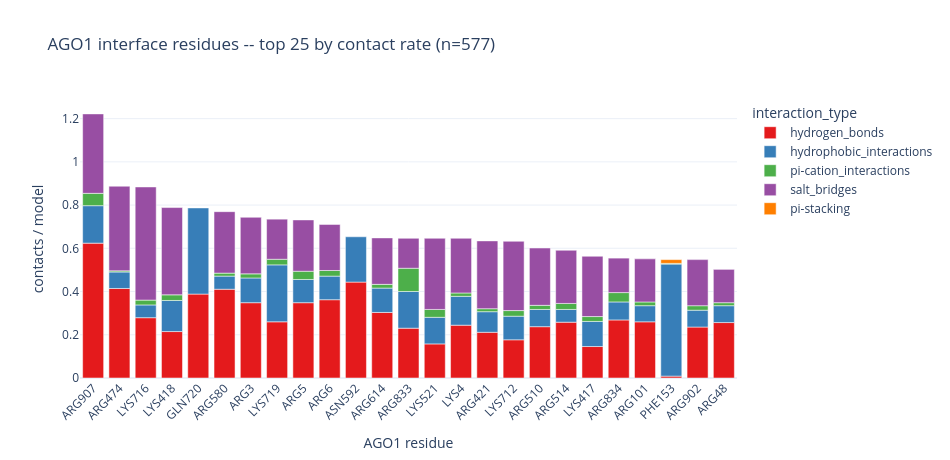
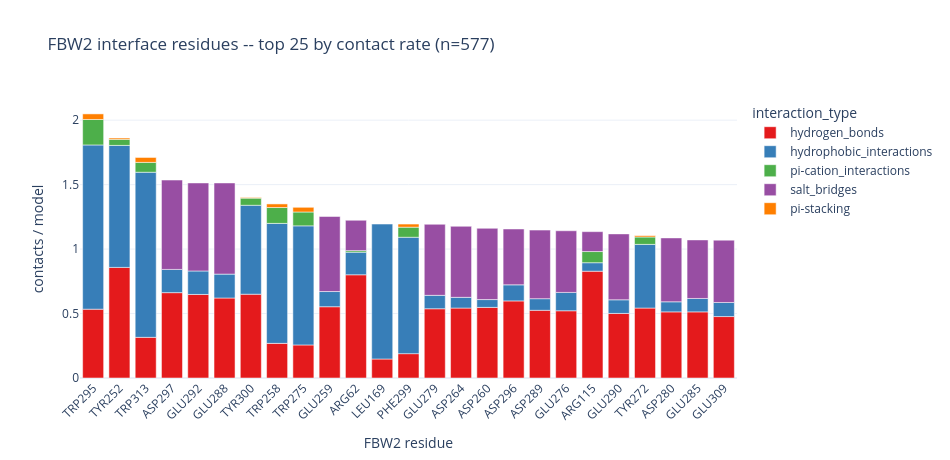

Notebook cell for these charts, in order:
### Markdown cell above
## Residue-level interface map

Single-residue resolution for the busiest AGO1 and partner residues, split by
interaction type, plus the 2-D AGO1-residue × partner-residue contact map —
the predicted interface footprint, pooled across surviving backends. Runs for
the first populated protein couple; edit `COUPLE_FOR_RESIDUE_MAP` to switch.

### Code cell
COUPLE_FOR_RESIDUE_MAP = 'B'   # a protein partner chain letter
TOP_N = 25
bc = df[df["reschain_lig"] == COUPLE_FOR_RESIDUE_MAP].copy()
n_norm = df.groupby(["cluster", "fname"]).ngroups
partner_name = LIGAND_CHAIN_NAMES.get(COUPLE_FOR_RESIDUE_MAP, "partner")

def residue_rate_bar(data, resnr_col, restype_col, chain_label, filename):
    if data.empty:
        print(f"{chain_label}: no rows -- skipping."); return pd.DataFrame({resnr_col: [], restype_col: []})
    per_res_total = (data.groupby([resnr_col, restype_col], observed=True).size()
                     .div(n_norm).rename("rate").reset_index()
                     .sort_values("rate", ascending=False).head(TOP_N))
    order = per_res_total[resnr_col].tolist()
    per_res_itype = (data.groupby([resnr_col, restype_col, "interaction_type"], observed=True).size()
                     .div(n_norm).rename("rate").reset_index())
    per_res_itype = per_res_itype[per_res_itype[resnr_col].isin(order)].copy()
    per_res_itype["label"] = (per_res_itype[restype_col].astype(str)
                              + per_res_itype[resnr_col].astype(int).astype(str))
    label_order = [f"{per_res_total.loc[per_res_total[resnr_col] == r, restype_col].iloc[0]}{int(r)}"
                   for r in order]
    fig = px.bar(per_res_itype, x="label", y="rate", color="interaction_type",
                 category_orders={"label": label_order}, color_discrete_sequence=ITYPE_PALETTE,
                 template=TEMPLATE, title=f"{chain_label} interface residues -- top {TOP_N} by contact rate (n={n_norm})")
    fig.update_layout(width=950, height=460, xaxis_title=f"{chain_label} residue",
                      yaxis_title="contacts / model", xaxis_tickangle=-45)
    save_fig(fig, filename, "residue_interface")
    return per_res_total

top_rec = residue_rate_bar(bc, "resnr", "restype", RECEPTOR_NAME, f"{RECEPTOR_NAME.lower()}_top_residues.html")
top_lig = residue_rate_bar(bc, "resnr_lig", "restype_lig", partner_name, f"{partner_name.lower()}_top_residues.html")
display(top_rec.reset_index(drop=True)); display(top_lig.reset_index(drop=True))

### Figure 1 — Plotly figure (JSON) as saved in the notebook; plotly's stock layout.template omitted (floating-point values rounded to 4 significant figures)
{"data": [{"hovertemplate": "interaction_type=hydrogen_bonds<br>label=%{x}<br>rate=%{y}<extra></extra>", "legendgroup": "hydrogen_bonds", "marker": {"color": "rgb(228,26,28)", "pattern": {"shape": ""}}, "name": "hydrogen_bonds", "orientation": "v", "showlegend": true, "textposition": "auto", "type": "bar", "x": ["ARG3", "LYS4", "ARG5", "ARG6", "ARG48", "ARG101", "PHE153", "LYS417", "LYS418", "ARG421", "ARG474", "ARG510", "ARG514", "LYS521", "ARG580", "ASN592", "ARG614", "LYS712", "LYS716", "LYS719", "GLN720", "ARG833", "ARG834", "ARG902", "ARG907"], "xaxis": "x", "y": [0.3484, 0.2444, 0.3484, 0.3622, 0.2565, 0.26, 0.008666, 0.1456, 0.2149, 0.2114, 0.4142, 0.2374, 0.2582, 0.1577, 0.4107, 0.4437, 0.3033, 0.1768, 0.279, 0.26, 0.3882, 0.2305, 0.2686, 0.2357, 0.6239], "yaxis": "y"}, {"hovertemplate": "interaction_type=hydrophobic_interactions<br>label=%{x}<br>rate=%{y}<extra></extra>", "legendgroup": "hydrophobic_interactions", "marker": {"color": "rgb(55,126,184)", "pattern": {"shape": ""}}, "name": "hydrophobic_interactions", "orientation": "v", "showlegend": true, "textposition": "auto", "type": "bar", "x": ["ARG3", "LYS4", "ARG5", "ARG6", "ARG48", "ARG101", "PHE153", "LYS417", "LYS418", "ARG421", "ARG474", "ARG510", "ARG514", "LYS521", "ARG580", "ASN592", "ARG614", "LYS712", "LYS716", "LYS719", "GLN720", "ARG833", "ARG834", "ARG902", "ARG907"], "xaxis": "x", "y": [0.1144, 0.1334, 0.1075, 0.1092, 0.07799, 0.07452, 0.5182, 0.1161, 0.1438, 0.09532, 0.07626, 0.07972, 0.05893, 0.1231, 0.06066, 0.2097, 0.1127, 0.1092, 0.05893, 0.2634, 0.3986, 0.1698, 0.08319, 0.07799, 0.1733], "yaxis": "y"}, {"hovertemplate": "interaction_type=pi-cation_interactions<br>label=%{x}<br>rate=%{y}<extra></extra>", "legendgroup": "pi-cation_interactions", "marker": {"color": "rgb(77,175,74)", "pattern": {"shape": ""}}, "name": "pi-cation_interactions", "orientation": "v", "showlegend": true, "textposition": "auto", "type": "bar", "x": ["ARG3", "LYS4", "ARG5", "ARG6", "ARG48", "ARG101", "PHE153", "LYS417", "LYS418", "ARG421", "ARG474", "ARG510", "ARG514", "LYS521", "ARG580", "ARG614", "LYS712", "LYS716", "LYS719", "ARG833", "ARG834", "ARG902", "ARG907"], "xaxis": "x", "y": [0.01906, 0.0156, 0.03813, 0.026, 0.01386, 0.01733, 0.003466, 0.02253, 0.026, 0.01386, 0.005199, 0.01906, 0.02773, 0.0364, 0.01386, 0.01733, 0.026, 0.02253, 0.026, 0.1075, 0.04333, 0.0208, 0.05719], "yaxis": "y"}, {"hovertemplate": "interaction_type=salt_bridges<br>label=%{x}<br>rate=%{y}<extra></extra>", "legendgroup": "salt_bridges", "marker": {"color": "rgb(152,78,163)", "pattern": {"shape": ""}}, "name": "salt_bridges", "orientation": "v", "showlegend": true, "textposition": "auto", "type": "bar", "x": ["ARG3", "LYS4", "ARG5", "ARG6", "ARG48", "ARG101", "LYS417", "LYS418", "ARG421", "ARG474", "ARG510", "ARG514", "LYS521", "ARG580", "ARG614", "LYS712", "LYS716", "LYS719", "ARG833", "ARG834", "ARG902", "ARG907"], "xaxis": "x", "y": [0.2617, 0.253, 0.2374, 0.2132, 0.1542, 0.1993, 0.279, 0.4038, 0.3137, 0.3917, 0.2652, 0.2461, 0.3293, 0.2842, 0.2149, 0.3206, 0.5234, 0.1854, 0.1386, 0.1594, 0.2132, 0.3674], "yaxis": "y"}, {"hovertemplate": "interaction_type=pi-stacking<br>label=%{x}<br>rate=%{y}<extra></extra>", "legendgroup": "pi-stacking", "marker": {"color": "rgb(255,127,0)", "pattern": {"shape": ""}}, "name": "pi-stacking", "orientation": "v", "showlegend": true, "textposition": "auto", "type": "bar", "x": ["PHE153"], "xaxis": "x", "y": [0.01733], "yaxis": "y"}], "layout": {"barmode": "relative", "height": 460, "legend": {"title": {"text": "interaction_type"}, "tracegroupgap": 0}, "title": {"text": "AGO1 interface residues -- top 25 by contact rate (n=577)"}, "width": 950, "xaxis": {"anchor": "y", "categoryarray": ["ARG907", "ARG474", "LYS716", "LYS418", "GLN720", "ARG580", "ARG3", "LYS719", "ARG5", "ARG6", "ASN592", "ARG614", "ARG833", "LYS521", "LYS4", "ARG421", "LYS712", "ARG510", "ARG514", "LYS417", "ARG834", "ARG101", "PHE153", "ARG902", "ARG48"], "categoryorder": "array", "domain": [0.0, 1.0], "tickangle": -45, "title": {"text": "AGO1 residue"}}, "yaxis": {"anchor": "x", "domain": [0.0, 1.0], "title": {"text": "contacts / model"}}}}

### Figure 2 — Plotly figure (JSON) as saved in the notebook; plotly's stock layout.template omitted (floating-point values rounded to 4 significant figures)
{"data": [{"hovertemplate": "interaction_type=hydrogen_bonds<br>label=%{x}<br>rate=%{y}<extra></extra>", "legendgroup": "hydrogen_bonds", "marker": {"color": "rgb(228,26,28)", "pattern": {"shape": ""}}, "name": "hydrogen_bonds", "orientation": "v", "showlegend": true, "textposition": "auto", "type": "bar", "x": ["ARG62", "ARG115", "LEU169", "TYR252", "TRP258", "GLU259", "ASP260", "ASP264", "TYR272", "TRP275", "GLU276", "GLU279", "ASP280", "GLU285", "GLU288", "ASP289", "GLU290", "GLU292", "TRP295", "ASP296", "ASP297", "PHE299", "TYR300", "GLU309", "TRP313"], "xaxis": "x", "y": [0.8007, 0.8284, 0.1473, 0.8579, 0.2686, 0.5529, 0.5477, 0.5425, 0.5425, 0.2565, 0.5217, 0.5373, 0.513, 0.513, 0.6205, 0.5251, 0.5009, 0.6482, 0.5338, 0.5979, 0.662, 0.1889, 0.6499, 0.4766, 0.3154], "yaxis": "y"}, {"hovertemplate": "interaction_type=hydrophobic_interactions<br>label=%{x}<br>rate=%{y}<extra></extra>", "legendgroup": "hydrophobic_interactions", "marker": {"color": "rgb(55,126,184)", "pattern": {"shape": ""}}, "name": "hydrophobic_interactions", "orientation": "v", "showlegend": true, "textposition": "auto", "type": "bar", "x": ["ARG62", "ARG115", "LEU169", "TYR252", "TRP258", "GLU259", "ASP260", "ASP264", "TYR272", "TRP275", "GLU276", "GLU279", "ASP280", "GLU285", "GLU288", "ASP289", "GLU290", "GLU292", "TRP295", "ASP296", "ASP297", "PHE299", "TYR300", "GLU309", "TRP313"], "xaxis": "x", "y": [0.175, 0.06586, 1.047, 0.9463, 0.9307, 0.1179, 0.06066, 0.08319, 0.4939, 0.9237, 0.1421, 0.104, 0.07799, 0.104, 0.1854, 0.09012, 0.1057, 0.182, 1.274, 0.1248, 0.1802, 0.9029, 0.6898, 0.1092, 1.281], "yaxis": "y"}, {"hovertemplate": "interaction_type=pi-cation_interactions<br>label=%{x}<br>rate=%{y}<extra></extra>", "legendgroup": "pi-cation_interactions", "marker": {"color": "rgb(77,175,74)", "pattern": {"shape": ""}}, "name": "pi-cation_interactions", "orientation": "v", "showlegend": true, "textposition": "auto", "type": "bar", "x": ["ARG62", "ARG115", "TYR252", "TRP258", "TYR272", "TRP275", "TRP295", "PHE299", "TYR300", "TRP313"], "xaxis": "x", "y": [0.01213, 0.08666, 0.04679, 0.1231, 0.05719, 0.1075, 0.1976, 0.07799, 0.05546, 0.07626], "yaxis": "y"}, {"hovertemplate": "interaction_type=salt_bridges<br>label=%{x}<br>rate=%{y}<extra></extra>", "legendgroup": "salt_bridges", "marker": {"color": "rgb(152,78,163)", "pattern": {"shape": ""}}, "name": "salt_bridges", "orientation": "v", "showlegend": true, "textposition": "auto", "type": "bar", "x": ["ARG62", "ARG115", "GLU259", "ASP260", "ASP264", "GLU276", "GLU279", "ASP280", "GLU285", "GLU288", "ASP289", "GLU290", "GLU292", "ASP296", "ASP297", "GLU309"], "xaxis": "x", "y": [0.2357, 0.1542, 0.5823, 0.5529, 0.5511, 0.4783, 0.5511, 0.4957, 0.4541, 0.7071, 0.5321, 0.5113, 0.6828, 0.4333, 0.6932, 0.4835], "yaxis": "y"}, {"hovertemplate": "interaction_type=pi-stacking<br>label=%{x}<br>rate=%{y}<extra></extra>", "legendgroup": "pi-stacking", "marker": {"color": "rgb(255,127,0)", "pattern": {"shape": ""}}, "name": "pi-stacking", "orientation": "v", "showlegend": true, "textposition": "auto", "type": "bar", "x": ["TYR252", "TRP258", "TYR272", "TRP275", "TRP295", "PHE299", "TYR300", "TRP313"], "xaxis": "x", "y": [0.0104, 0.02773, 0.0104, 0.0364, 0.04333, 0.02426, 0.005199, 0.03813], "yaxis": "y"}], "layout": {"barmode": "relative", "height": 460, "legend": {"title": {"text": "interaction_type"}, "tracegroupgap": 0}, "title": {"text": "FBW2 interface residues -- top 25 by contact rate (n=577)"}, "width": 950, "xaxis": {"anchor": "y", "categoryarray": ["TRP295", "TYR252", "TRP313", "ASP297", "GLU292", "GLU288", "TYR300", "TRP258", "TRP275", "GLU259", "ARG62", "LEU169", "PHE299", "GLU279", "ASP264", "ASP260", "ASP296", "ASP289", "GLU276", "ARG115", "GLU290", "TYR272", "ASP280", "GLU285", "GLU309"], "categoryorder": "array", "domain": [0.0, 1.0], "tickangle": -45, "title": {"text": "FBW2 residue"}}, "yaxis": {"anchor": "x", "domain": [0.0, 1.0], "title": {"text": "contacts / model"}}}}
